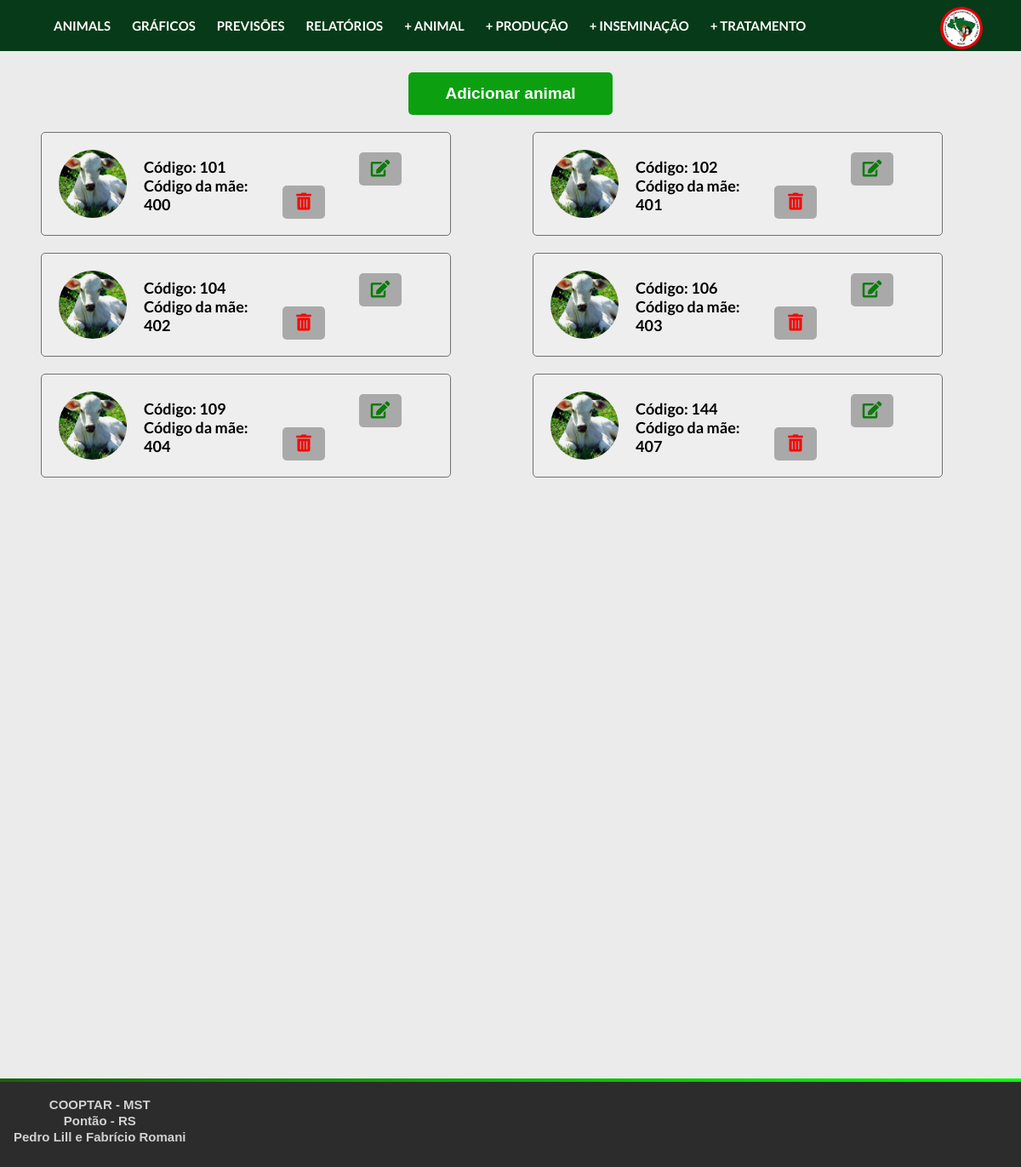
The app's page /controller/views/listaAnimal.php with its own data.
### tables this page shows
create table animal(
  codAnimal INTEGER,
  dtNascimento DATE NOT NULL,
  codMae INTEGER NOT NULL,
  nomePai VARCHAR(30) NOT NULL,
  estadoVida INTEGER NOT NULL, 
  nomeImagem VARCHAR(30) NOT NULL,
  PRIMARY KEY (codAnimal)
);

### controller/classes/Conexao.php (called while the page is built)
<?php
    class Conexao{
        public static $conexao;
        public static function conecta(){
            if(!isset(self::$conexao)){
                try{
                    self::$conexao = new PDO("mysql:host=localhost; dbname=projetointegrado", "admcooptar", "12345");
                }
                catch(PDOException $e){
                    echo "Erro de conexão: ". $e->getMessage();
                    die();
                }
            }
            return self::$conexao;
        }
    }
?>

### controller/classes/AnimalDAO.php (called while the page is built, shortened)
<?php
    require_once "Conexao.php";
    require_once "Animal.php";
    class AnimalDAO{
        public $conexao;
        public function __construct(){
            $this->conexao = Conexao::conecta();
        }
        public function listar(){
            try{
                $query = $this->conexao->prepare("select * from animal order by codAnimal");
                $query->execute();
                $registros = $query->fetchAll(PDO::FETCH_CLASS, "Animal");
                return $registros;
            }
            catch(PDOException $e){
                echo "Erro no acesso aos dados: ". $e->getMessage();
            }
        }
    }
?>

### controller/classes/Animal.php (called while the page is built, shortened)
<?php
    class Animal{
        private $codAnimal;
        private $codMae;
        private $nomeImagem;
        public function getCodAnimal(){
            return $this->codAnimal;
        }
        public function getCodMae(){
            return $this->codMae;
        }
        public function getNomeImagem(){
            return $this->nomeImagem;
        }
    }
?>

### controller/views/listaAnimal.php (the view, shortened to what this page needs)
<!DOCTYPE html>
<html lang="pt-br">
<head>
  <link href="../css/style.css" rel="stylesheet">
  <link href="../css/adicionar-animal.css" rel="stylesheet">
  <link href="../css/lista-animais.css" rel="stylesheet">
</head>
<body>
<?php require_once("../includes/header.php");?>
<div class="lista_animais">
    <button class="button-form" onclick="window.location.href='animalController.php?acao=adiciona'">Adicionar animal</button>
        <?php
        require_once "../controller/classes/AnimalDAO.php";
        $obj = new AnimalDAO();
        $lista = $obj->listar();
        if(count($lista) == 0){
            echo "Nenhuma animal encontrada.";
        }else{
            foreach ($lista as $animal){
        ?>
        <div class="animal">
            <div class="label">
                <div class="animal_img">
                    <img src="../img/<?=$animal->getNomeImagem()?>" alt="imagem_animal">
                </div>
                <div class="animal_descricao">
                    <strong>Código: <?=$animal->getCodAnimal()?> </strong>
                    <strong>Código da mãe: <?=$animal->getCodMae() ?> </strong>
                </div>
                <div>
                    <button class="button-edit" onclick="window.location.href='animalController.php?acao=altera&codAnimal=<?=$animal->getCodAnimal() ?>'"><i class="fa fa-edit fa-1x"></i></button>
                    <button class="button-delete" onclick='verificarExcluir(<?=$animal->getCodAnimal()?>)'><i class="fa fa-trash-alt fa-1x"></i></button>
                </div>
            </div>
        </div>
    <?php
        }
      }
    ?>
  </div>
  <?php require_once("../includes/footer.php");?>
</body>

### includes/header.php (shortened to what this page needs)
<!DOCTYPE html>
<html lang="pt-br">
<head>
    <link href="https://cdnjs.cloudflare.com/ajax/libs/font-awesome/5.11.2/css/all.min.css" rel="stylesheet" />
    <link href="../css/style.css" rel="stylesheet">
    <link href="../css/adicionar-animal.css" rel="stylesheet">
    <link href="../css/lista-animais.css" rel="stylesheet">
    <link href="../css/graficos.css" rel="stylesheet">
    <link href="../css/relatorios.css" rel="stylesheet">
    <link href="../css/previsoes.css" rel="stylesheet">
    <link href="../css/calendario.css" rel="stylesheet">
</head>
<body>
    <header>
        <ul>
            <li><a href="../controller/animalController.php">Animals</a></li>
            <li><a href="../views/graficos.php">Gráficos</a></li>
            <li><a href="../views/previsoes.php">Previsões</a></li>
            <li><a href="../views/relatorios.php">Relatórios</a></li>
            <li><a href="../controller/animalController.php?acao=adiciona">+  Animal</a></li>
            <li><a href="../controller/producaoController.php?acao=adiciona">+  Produção</a></li>
            <li><a href="../controller/inseminacaoController.php?acao=adiciona">+  Inseminação</a></li>
            <li><a href="../controller/tratamentoController.php?acao=adiciona">+  Tratamento</a></li>
        </ul>
        <a class="logo-header" href="../index.php"><img title="Logo do mst" src="/img/mst.png" /></a>
    </header>
</body>

### includes/footer.php (shortened to what this page needs)
<!DOCTYPE html>
<html lang="pt-br">
<head>
    <link href="../css/footer.css" rel="stylesheet">
</head>
<body>
    <footer>
        <div class="container__footer">
            <div class="container__text">
                <span>COOPTAR - MST</span><br>
                <span>Pontão - RS</span><br>
                <span>Pedro Lill e Fabrício Romani</span><br>
            </div>
        </div>
    </footer>
</body>

### css/style.css (style rules this page uses)
:root { --primary-color: #073a18; }
body { font-family: 'Lato', sans-serif; margin: 0; transition: transform 0.3s; background-color: #ebebeb; }
header { background-color: var(--primary-color); color: #fff; font-size: 130%; height: 60px; position: relative; padding: 0px 15px; }
header ul { list-style-type: none; margin: 0; text-decoration: none; }
header ul li { list-style: none; padding-top:15px; display: inline-block; }
header ul li a { padding: 8px; font-size:15px; font-weight: 600; color: #fff; text-decoration: none; transition: 0.5s; line-height: 25px; border-radius: 4px; text-transform: uppercase; margin-right: 5px; }
button, input[type='submit'] { border: 0; border-radius: 5px; color: #fff; cursor: pointer; padding: 8px 12px; }
.logo-header { float: right; margin-right: 30px; margin-top:-35px; }
.logo-header img { border-radius: 40px; width: 50px; height: 50px; margin-top: 0px; }

### css/adicionar-animal.css (style rules this page uses)
.button-form { background-color: #0ca011; color: white; padding: 14px 20px; margin: 15px 0 0 40%; border: none; cursor: pointer; width: 20%; font-size: 19px; font-weight: bold; }

### css/lista-animais.css (style rules this page uses)
.lista_animais { display: flex; flex-direction: row; justify-content: flex-start; flex-wrap: wrap; margin-top: 10px; }
.animal { cursor: pointer; width: 40vw; height: 120px; font-size: 15px; background-color: #eeeeee; border: 1px solid #707070; margin: 20px 4vw 0 4vw; border-radius: 5px; transition: 0.3s; }
.animal img { height: 80px; width: 80px; border-radius: 40px; margin: 0px 20x 0 20px; }
.animal .label { display: flex; margin-top: 20px; margin-left: 20px; align-items: center; }
.animal_descricao { margin-left: 20px; font-size: 18px; display: flex; flex-direction: column; }
.button-delete { background-color: #4d4d4d6e; color: #ff0000; font-size: 20px; width: 50px; margin-left: 10px; }
.button-edit { background-color: #4d4d4d6e; color: #097c09; font-size: 20px; width: 50px; margin-left: 100px; }

### css/footer.css (style rules this page uses)
footer { background-color: #2c2c2c; position: relative; bottom: 0; top: 6px; height: 100px; width: 100%; border-top: 4px solid; border-image-source: linear-gradient(-90deg, #00ff00, #1a610b); border-image-slice: 1; margin-top: 700px; }
.container__footer { display: flex; justify-content: space-between; align-items: center; padding: 2vh; }
.container__text { flex-direction: column; text-align: center; height: 100%; justify-content: center; align-content: center; }
.container__text span { font-size: 15px; color: rgb(209, 209, 209); font-weight: bold; font-family: "Montserrat Bold", Helvetica, sans-serif; }
.container__text span:not(:first-child) { margin-top: 4px; }

### records on screen
animal: nomeImagem (picture), codAnimal "101", codMae "400"
animal: nomeImagem (picture), codAnimal "102", codMae "401"
animal: nomeImagem (picture), codAnimal "104", codMae "402"
animal: nomeImagem (picture), codAnimal "106", codMae "403"
animal: nomeImagem (picture), codAnimal "109", codMae "404"
animal: nomeImagem (picture), codAnimal "144", codMae "407"
